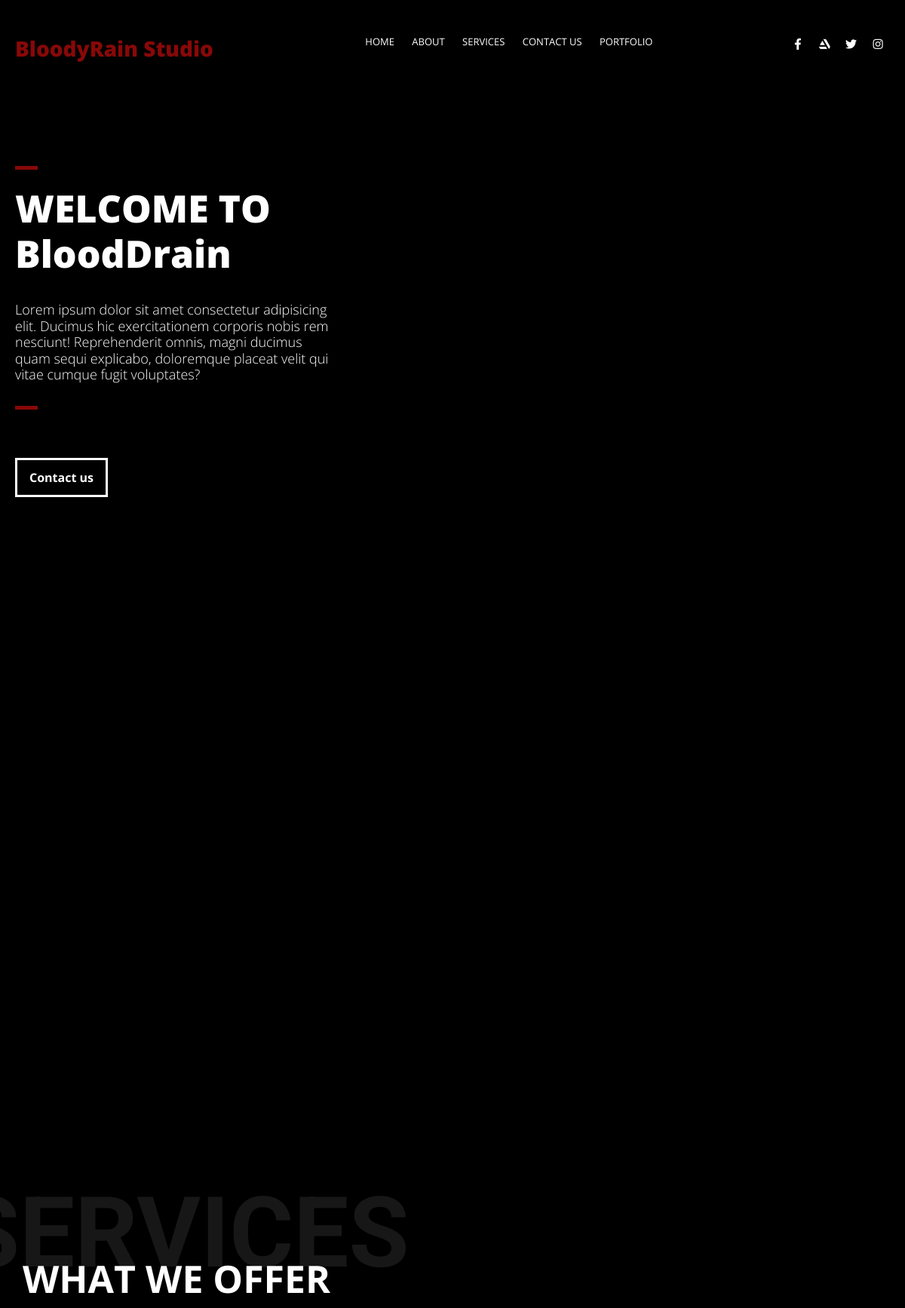
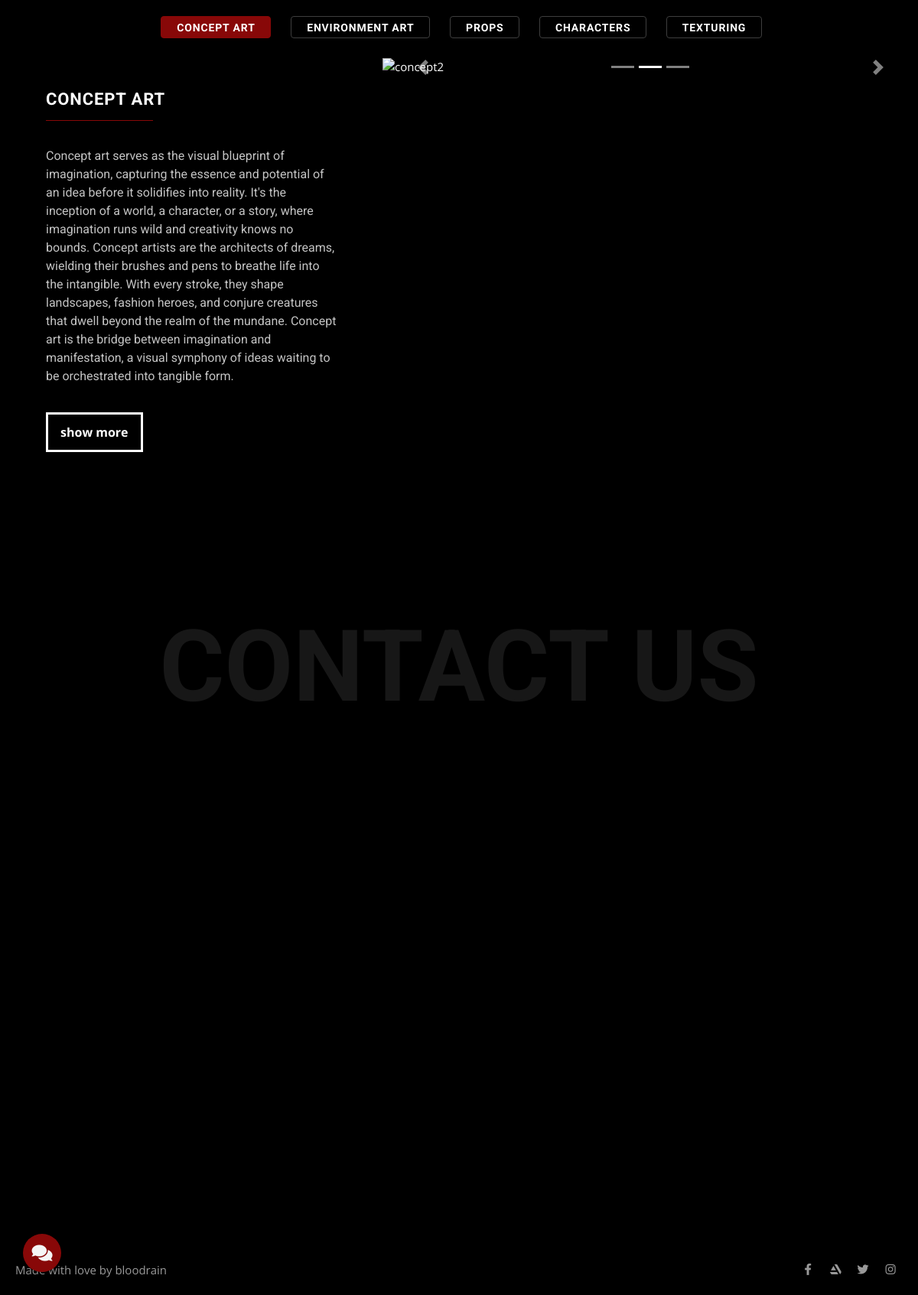
The page / on the database its author committed (2 pictures, top to bottom).
### app/models.py (models this page shows, shortened)
class Service(models.Model):
    title = models.CharField(max_length=100)
    description = models.TextField()
    services_images = models.ManyToManyField(Image)

class Image(models.Model):
    name = models.CharField(max_length=100,  null=True, blank=True)
    image = models.ImageField(upload_to='images/')

### app/views.py (the view)
# urls.py: path('', views.home, name='app-home'),
def home(request):
    main_video = BackgroundVideo.objects.filter(is_main=True).first()
    services = Service.objects.all()
    context = {
        'main_video': main_video,
        'services': services
    }
    return render(request, 'app/index.html', context)

### app/templates/app/index.html (shortened to what this page needs)
{% load static %}
<!DOCTYPE html>
<html>
<head>
  <link rel="stylesheet" type="text/css" href="https://cdnjs.cloudflare.com/ajax/libs/OwlCarousel2/2.3.4/assets/owl.carousel.min.css" />
  <link rel="stylesheet" type="text/css" href="{% static 'app/css\bootstrap.css' %}" />
  <link rel="stylesheet" href="{% static 'app/css/font-awesome.min.css' %}">
  <link href="{% static 'app/css/style.css' %}"  rel="stylesheet" />
  <link href="{% static 'app/css/responsive.css' %}" rel="stylesheet" />
  <link href="https://cdnjs.cloudflare.com/ajax/libs/font-awesome/5.10.0/css/all.min.css" rel="stylesheet">
  <link href="https://cdn.jsdelivr.net/npm/bootstrap-icons@1.4.1/font/bootstrap-icons.css" rel="stylesheet">
  <link href="{% static 'app/lib/animate/animate.min.css' %}" rel="stylesheet">
  <link href="{% static 'app/lib/owlcarousel/assets/owl.carousel.min.css' %}" rel="stylesheet">
  <link rel="stylesheet" href="{% static 'app/css/site-color.css' %}">
  <link rel="stylesheet" href="{% static 'app/css/site.css' %}">
</head>
<body>
  <a href="#contact_us">
  <div class="chatbot-icon wow fadeIn">
      <i class="fa fa-comments" aria-hidden="true"></i>
    </div>
  </a>
<header id="banner" class="scrollto clearfix" data-enllax-ratio=".5">
  <div id="header" class="nav-collapse">
      <div class="site-row clearfix">
          <div class="site-col-1">
              <div id="logo">
                  <h1 class="unselectable">BloodyRain Studio</h1>
              </div>
              <aside>
                  <ul class="social-icons">
                      <li>
                          <a target="_blank" title="Facebook" href="https://www.facebook.com/username">
                            <i class="fab fa-facebook-f"></i><span>Facebook</span>
                          </a>
                      </li>
                      <li>
                          <a target="_blank" title="Art Staion" href="http://google.com/+username">
                            <i class="fab fa-artstation"></i><span>Art Staion</span>
                          </a>
                      </li>
                      <li>
                          <a target="_blank" title="Twitter" href="http://www.twitter.com/username">
                            <i class="fab fa-twitter"></i><span>Twitter</span>
                          </a>
                      </li>
                      <li>
                          <a target="_blank" title="Instagram" href="http://www.instagram.com/username">
                            <i class="fab fa-instagram"></i><span>Instagram</span>
                          </a>
                      </li>
                  </ul>
              </aside>
              <nav id="nav-main">
                  <ul class="unselectable">
                      <li>
                          <a href="#banner">Home</a>
                      </li>
                      <li>
                          <a href="#about">About</a>
                      </li>
                      <li>
                          <a href="#service">Services</a>
                      </li>
                      <li>
                          <a href="#contact_us">Contact us</a>
                      </li>
                      <li>
                          <a href="{% url 'app-portfolio' %}">Portfolio</a>
                      </li>
                  </ul>
              </nav>
          </div>
      </div>
  </div>
  <div id="banner-content" class="site-row clearfix">
      <div class="video_container">
      </div>
      <div class="site-col-38 ">
          <div class="section-heading unselectable">
              <h1>WELCOME TO BloodDrain</h1>
              <h2>Lorem ipsum dolor sit amet consectetur adipisicing elit. Ducimus hic exercitationem corporis
                  nobis rem nesciunt! Reprehenderit omnis, magni ducimus quam sequi explicabo, doloremque placeat
                  velit qui vitae cumque fugit voluptates?</h2>
          </div>
          <a href="#contact_us" class="main-button unselectable">Contact us</a>
      </div>
  </div>
</header>
    <div id="about" class="scrollto clearfix unselectable">
      <div class="site-row no-padding-bottom clearfix">
      </div>
  </div>
  <section class="do_section layout_padding scrollto clearfix unselectable" id="service">
    <div class="container">
      <div class="heading_container">
        <div class="section-head__back">Services</div>
        <h2>
          What we offer
        </h2>
    </div>
  </div>
  <div class="pt-3 container-fluid">
    <ul class="nav nav-pills mb-3 nav-head" id="pills-tab" role="tablist">
      {% for service in services %}
      <li class="nav-item ml-3" role="presentation">
        <button class="nav-link {% if forloop.first %}active{% endif %} button-style" id="service-tab-{{ service.id }}" data-bs-toggle="pill" data-bs-target="#service-{{ service.id }}" type="button" role="tab" aria-controls="service-{{ service.id }}" aria-selected="{% if forloop.first %}true{% else %}false{% endif %}">{{ service.title }}</button>
      </li>
      {% endfor %}
    </ul>
    <div class="tab-content" id="pills-tabContent">
      {% for service in services %}
      <div class="tab-pane fade {% if forloop.first %}show active{% endif %}" id="service-{{ service.id }}" role="tabpanel" aria-labelledby="service-tab-{{ service.id }}">
        <div class="row">
            <div class="services-box col-12 col-md-5 d-flex">
                <div class="services-text">
                    <h1>{{ service.title }}</h1>
                    <p>{{ service.description }}</p>
                    <div >
                        <a class ="main-button" href="{% url 'app-portfolio' %}?pageid={{ service.id }}">show more</a>
                    </div>
                </div>
            </div>
            <div class="img-box col-12 col-md-7">
                <div id="carousel-service-{{ service.id }}" class="carousel slide" data-ride="carousel" data-interval="1500">
                    <ol class="carousel-indicators">
                        {% for image in service.services_images.all %}
                        <li data-target="#carousel-service-{{ service.id }}" data-slide-to="{{ forloop.counter0 }}" {% if forloop.first %}class="active"{% endif %}></li>
                        {% endfor %}
                    </ol>
                    <div class="carousel-inner">
                        {% for image in service.services_images.all %}
                        <div class="carousel-item {% if forloop.first %}active{% endif %}">
                        </div>
                        {% endfor %}
                    </div>
                    <a class="carousel-control-prev" href="#carousel-service-{{ service.id }}" role="button" data-slide="prev">
                        <span class="carousel-control-prev-icon" aria-hidden="true"></span>
                    </a>
                    <a class="carousel-control-next" href="#carousel-service-{{ service.id }}" role="button" data-slide="next">
                        <span class="carousel-control-next-icon" aria-hidden="true"></span>
                    </a>
                </div>
            </div>
        </div>
    </div>
      {% endfor %}
    </div>
    </div>
  </section>
  <section class="contact_section layout_padding scrollto clearfix unselectable" id="contact_us">
    <div class="container">
      <div class="section-head__back">Contact Us</div>
      <div class="">
        <div class="">
          <div class="row">
            <div class="col-md-9 mx-auto">
              <div class="contact-form">
                <form action="">
                </form>
              </div>
            </div>
          </div>
        </div>
      </div>
    </div>
  </section>
  <footer id="landing-footer" class="clearfix">
    <div class="site-row clearfix">
        <p id="copyright" class="site-col-2 unselectable">Made with love by <a href="">bloodrain</a>
        </p>
        <ul class="site-col-2 social-icons unselectable">
            <li>
                <a target="_blank" title="Facebook" href="https://www.facebook.com/username">
                  <i class="fab fa-facebook-f"></i><span>Facebook</span>
                </a>
            </li>
            <li>
                <a target="_blank" title="Art Station" href="http://google.com/+username">
                  <i class="fab fa-artstation"></i><span>Art Staion</span>
                </a>
            </li>
            <li>
                <a target="_blank" title="Twitter" href="http://www.twitter.com/username">
                  <i class="fab fa-twitter"></i><span>Twitter</span>
                </a>
            </li>
            <li>
                <a target="_blank" title="Instagram" href="http://www.instagram.com/username">
                  <i class="fab fa-instagram"></i><span>Instagram</span>
                </a>
            </li>
        </ul>
    </div>
</footer>
</body>
</html>

### app/static/app/css/style.css (style rules this page uses)
:root { --main-color:#880808; --main-bg-color: #880808; --secondry-color:white; }
.show { opacity: 1; filter: blur(0); transform: translateX(0); }
.chatbot-icon { position: fixed; bottom: 30px; left: 30px; background-color:#880808 ; color: white; width: 50px; height: 50px; border-radius: 50%; display: flex; justify-content: center; align-items: center; cursor: pointer; box-shadow: 0 2px 4px rgba(0, 0, 0, 0.2); z-index: 100; scroll-behavior: smooth; }
.chatbot-icon i { font-size: 24px; color: var(--light); }
.unselectable { -webkit-user-select: none; -moz-user-select: none; -ms-user-select: none; user-select: none; }
.layout_padding { padding: 75px 0; }
.heading_container { display: -webkit-box; display: -ms-flexbox; display: flex; -webkit-box-orient: vertical; -webkit-box-direction: normal; -ms-flex-direction: column; flex-direction: column; -webkit-box-align: start; -ms-flex-align: start; align-items: flex-start; }
.heading_container .section-head__back { position: relative; z-index: 1; font-family: "Roboto", sans-serif; font-weight: 700; font-size: 130px; line-height: 1.16875; text-transform: uppercase; color: rgba(92, 93, 93, 0.25); -webkit-transform: translateX(-84px); -ms-transform: translateX(-84px); transform: translateX(-84px); margin-bottom: -60px; white-space: nowrap; }
.heading_container h2 { font-weight: bold; text-transform: uppercase; position: relative; font-size: 50px; z-index: 2; }
a, a:hover, a:focus { text-decoration: none; }
.video_container { position: absolute; top: 0; left: 0; width: 100%; height: 100%; overflow: hidden; }
.do_section { background-color: black; }
.do_section .heading_container { -webkit-box-align: center; -ms-flex-align: center; align-items: flex-start; text-align: center; }
.do_section .nav-head { display: flex; justify-content: center; }
.do_section .button-style { position: relative; display: inline-block; font-family: roboto, sans-serif; font-weight: 700; font-size: 14px; line-height: 17px; letter-spacing: .06em; text-transform: uppercase; padding: 6px 19.5px 6px 20px; border: 1px solid #3E3E3E; margin: 0 10px 10px 0; height: 29px; background: none; color: white; }
.do_section .nav-link.active { background-color: var(--main-color); border: 1px solid var(--main-bg-color); color: white; }
.do_section .img-box { padding: 0; }
.do_section .services-box { display: flex; align-items: center; justify-content: center; }
.do_section .services-text { max-width: 380px; }
.do_section .services-text h1 { position: relative; padding-bottom: 14px; margin-bottom: 34px; font-size: 22px; line-height: 1.27273; letter-spacing: 0.04em; font-family: "Roboto", sans-serif; font-weight: 700; text-transform: uppercase; }
.do_section .services-text h1::after { display: inline-block; content: " "; position: absolute; bottom: 0; left: 0; height: 1px; width: 140px; background: var(--main-color); }
.do_section .services-text p { font-family: "Roboto", sans-serif; font-weight: 400; font-size: 16px; line-height: 1.5; font-family: "Roboto", sans-serif; font-weight: 400; font-size: 16px; line-height: 1.5; color: #C4C4C4; margin: 0; }
.contact_section .section-head__back { position: relative; z-index: 1; font-family: "Roboto", sans-serif; font-weight: 700; font-size: 130px; line-height: 1.16875; text-transform: uppercase; color: rgba(92, 93, 93, 0.25); margin-bottom: -60px; white-space: nowrap; text-align: center; }
.contact_section { background-color: black; }
.contact_section .contact-form { padding: 25px; border-radius: 20px; }
:root { --primary: #AB7442; --light: #F5F5F5; --dark: #353535; }
.wow { padding: 0; }

### app/static/app/css/responsive.css (style rules this page uses)
@media (min-width: 1200px) { .container { max-width: 1170px; } }

### rows shown on the page
Service: title "CONCEPT ART", description "Concept art serves as the visual blueprint of imagination, capturing the essence and potential of an idea before it solidifies into reality. It's the inception of a world, a character, or a story, where imagination runs wild and creativity knows no bounds. Concept artists are the architects of dreams, wielding their brushes and pens to breathe life into the intangible. With every stroke, they shape landscapes, fashion heroes, and conjure creatures that dwell beyond the realm of the mundane. Concept art is the bridge between imagination and manifestation, a visual symphony of ideas waiting to be orchestrated into tangible form."
Service: title "ENVIRONMENT ART"
Service: title "PROPS"
Service: title "CHARACTERS"
Service: title "TEXTURING"
